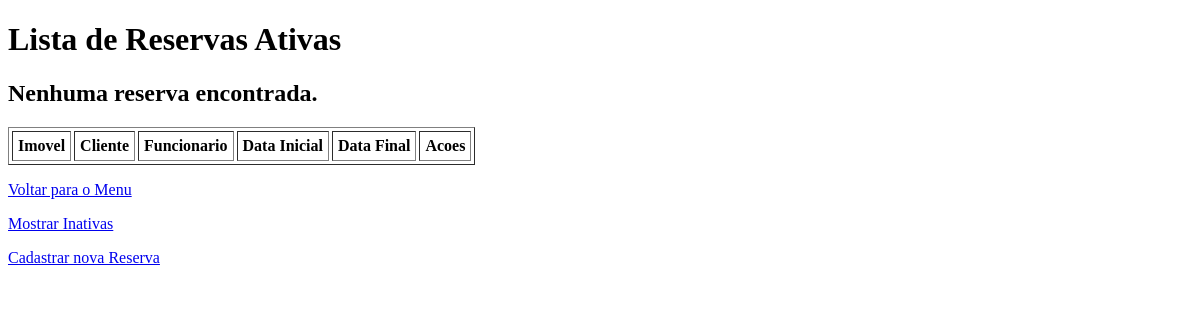
The app's page /reservas/, older data.
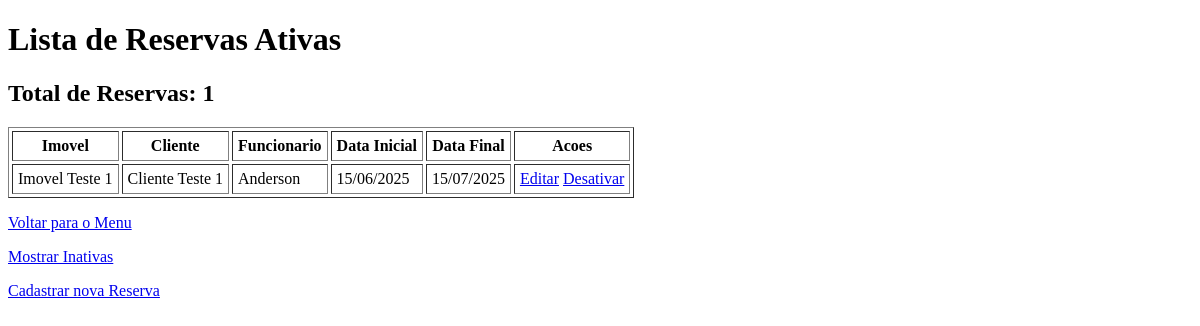
The same page, newer data.
### imobiliaria/models.py (models this page shows, shortened)
class Reserva(models.Model):
    imovel = models.ForeignKey(Imovel, on_delete=models.RESTRICT)
    cliente = models.ForeignKey(Cliente, on_delete=models.RESTRICT)
    funcionario = models.ForeignKey(
        Funcionario, on_delete=models.SET_NULL, null=True)
    data_inicio = models.DateField()
    data_fim = models.DateField()
    ativo = models.BooleanField(default=True)
    class Meta:
        unique_together = ('imovel', 'data_inicio', 'data_fim')

class Imovel(models.Model):
    TIPO_CHOICES = [
        ('AP', 'Apartamento'),
        ('CA', 'Casa'),
        ('SC', 'Sala Comercial'),
    ]
    ESTADO_CHOICES = [
        ('AC', 'Acre'),
        ('AL', 'Alagoas'),
        ('AP', 'Amapá'),
        ('AM', 'Amazonas'),
        ('BA', 'Bahia'),
        ('CE', 'Ceará'),
        ('DF', 'Distrito Federal'),
        ('ES', 'Espírito Santo'),
        ('GO', 'Goiás'),
        ('MA', 'Maranhão'),
        ('MT', 'Mato Grosso'),
        ('MS', 'Mato Grosso do Sul'),
        ('MG', 'Minas Gerais'),
        ('PA', 'Pará'),
        ('PB', 'Paraíba'),
        ('PR', 'Paraná'),
        ('PE', 'Pernambuco'),
        ('PI', 'Piauí'),
        ('RJ', 'Rio de Janeiro'),
        ('RN', 'Rio Grande do Norte'),
        ('RS', 'Rio Grande do Sul'),
        ('RO', 'Rondônia'),
        ('RR', 'Roraima'),
        ('SC', 'Santa Catarina'),
        ('SP', 'São Paulo'),
        ('SE', 'Sergipe'),
        ('TO', 'Tocantins'),
    ]
    nome = models.CharField(max_length=100)
    tipo = models.CharField(max_length=2, choices=TIPO_CHOICES)
    endereco = models.CharField(max_length=255)
    cidade = models.CharField(max_length=100)
    estado = models.CharField(max_length=2, choices=ESTADO_CHOICES)
    disponivel = models.BooleanField(default=True)
    ativo = models.BooleanField(default=True)
    def __str__(self):
        return self.nome

class Cliente(models.Model):
    nome = models.CharField(max_length=100)
    email = models.EmailField(unique=True)
    telefone = models.CharField(max_length=20)
    cpf = models.CharField(max_length=14, unique=True)
    data_nascimento = models.DateField(null=True, blank=True)
    ativo = models.BooleanField(default=True)
    def __str__(self):
        return self.nome

class Funcionario(models.Model):
    CARGO_CHOICES = [
        ('GER', 'Gerente'),
        ('VEN', 'Vendedor'),
        ('ADM', 'Administrador'),
        ('SUP', 'Supervisor'),
    ]
    nome = models.CharField(max_length=100)
    email = models.EmailField(unique=True)
    telefone = models.CharField(max_length=20, blank=True)
    cargo = models.CharField(max_length=50, choices=CARGO_CHOICES)
    ativo = models.BooleanField(default=True)
    def __str__(self):
        return self.nome

### imobiliaria/views.py (the view)
# urls.py: path('reservas/', reservas, name='reservas'),
def reservas(request):
    reservas = Reserva.objects.filter(ativo=True)
    dados = {
        'reservas': reservas,
        'ativos': True,  # Para indicar que estamos mostrando reservas ativas
    }
    return render(request, 'reservas/index.html', dados)

### imobiliaria/templates/reservas/index.html (shortened to what this page needs)
<!DOCTYPE html>
<html lang="en">
  <head>
  </head>
  <body>
    {% if ativos %}
        <h1>Lista de Reservas Ativas</h1>
    {% else %}
        <h1>Lista de Reservas Inativas</h1>
    {% endif %}
    {% if reservas %}
        <h2>Total de Reservas: {{ reservas|length }}</h2>
    {% else %}
        <h2>Nenhuma reserva encontrada.</h2>
    {% endif %}
    <table border="1" cellpadding="5" cellspacing="3">
      <tr>
        <th>Imovel</th>
        <th>Cliente</th>
        <th>Funcionario</th>
        <th>Data Inicial</th>
        <th>Data Final</th>
        <th>Acoes</th>
      </tr>
      {% for reserva in reservas %}
      <tr>
        <td>{{ reserva.imovel }}</td>
        <td>{{ reserva.cliente }}</td>
        <td>{{ reserva.funcionario }}</td>
        <td>{{ reserva.data_inicio|date:"d/m/Y" }}</td>
        <td>{{ reserva.data_fim|date:"d/m/Y" }}</td>
        <td>
          {% if ativos %}
                <a href="{% url 'reserva_editar' resreva.id %}">Editar</a>
                <a href="{% url 'desativar_reserva' reserva.id %}">Desativar</a>
            {% else %}
                <a href="{% url 'ativar_reserva' reserva.id %}">Ativar</a>
            {% endif %}
          </td>
      </tr>
      {% endfor %}
    </table>
    <p><a href=" {% url 'index' %}">Voltar para o Menu</a></p>
    {% if ativos %}
        <p><a href="{% url 'reservas_inativas' %}">Mostrar Inativas</a></p>
    {% else %}
        <p><a href="{% url 'reservas_ativos' %}">Mostrar Ativas</a></p>
    {% endif %}
    <div><a href="{% url 'reservas_cadastrar' %}"> Cadastrar nova Reserva </a></div>
  </body>
</html>

Row changes from the older to the newer data that the page shows:
added Reserva: imovel "Imovel Teste 1", cliente "Cliente Teste 1", funcionario "Anderson", data_inicio "15/06/2025", data_fim "15/07/2025"
Text that changed along with them:
{{ reservas|length }}: (not shown) → "1"
text no longer shown: "Nenhuma reserva encontrada."
text now shown: "Total de Reservas:"
